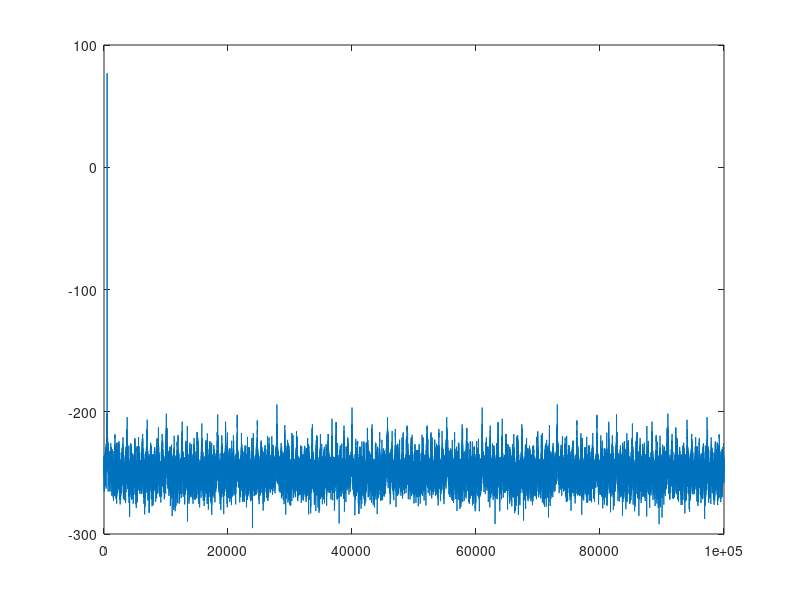

The MATLAB script that drew this image:
% close all;
% clear all;
load('x.mat');
% load('y.mat');
figure;
plot(20*log10(abs(fft(x))));
hold on;
% plot(abs(fft(y)));

% figure; %plot(real(y));
% hold on; 
% plot(real(x));